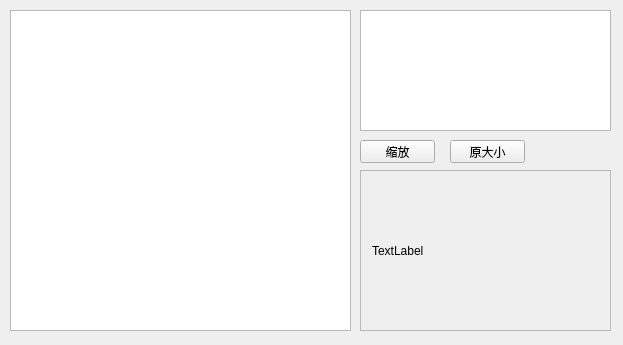
<?xml version="1.0" encoding="UTF-8"?>
<ui version="4.0">
 <class>Widget</class>
 <widget class="QWidget" name="Widget">
  <property name="geometry">
   <rect>
    <x>0</x>
    <y>0</y>
    <width>623</width>
    <height>345</height>
   </rect>
  </property>
  <property name="windowTitle">
   <string>Widget</string>
  </property>
  <widget class="QScrollArea" name="scrollArea">
   <property name="geometry">
    <rect>
     <x>360</x>
     <y>170</y>
     <width>251</width>
     <height>161</height>
    </rect>
   </property>
   <property name="widgetResizable">
    <bool>true</bool>
   </property>
   <widget class="QWidget" name="scrollAreaWidgetContents">
    <property name="geometry">
     <rect>
      <x>0</x>
      <y>0</y>
      <width>249</width>
      <height>159</height>
     </rect>
    </property>
    <layout class="QGridLayout" name="gridLayout">
     <item row="0" column="0">
      <widget class="QLabel" name="label">
       <property name="text">
        <string>TextLabel</string>
       </property>
      </widget>
     </item>
    </layout>
   </widget>
  </widget>
  <widget class="QPushButton" name="pushButton_2">
   <property name="geometry">
    <rect>
     <x>360</x>
     <y>140</y>
     <width>75</width>
     <height>23</height>
    </rect>
   </property>
   <property name="text">
    <string>缩放</string>
   </property>
  </widget>
  <widget class="QPushButton" name="pushButton_3">
   <property name="geometry">
    <rect>
     <x>450</x>
     <y>140</y>
     <width>75</width>
     <height>23</height>
    </rect>
   </property>
   <property name="text">
    <string>原大小</string>
   </property>
  </widget>
  <widget class="QTreeView" name="treeView">
   <property name="geometry">
    <rect>
     <x>10</x>
     <y>10</y>
     <width>341</width>
     <height>321</height>
    </rect>
   </property>
  </widget>
  <widget class="QPlainTextEdit" name="plainTextEdit">
   <property name="geometry">
    <rect>
     <x>360</x>
     <y>10</y>
     <width>251</width>
     <height>121</height>
    </rect>
   </property>
  </widget>
 </widget>
 <layoutdefault spacing="6" margin="11"/>
 <resources/>
 <connections/>
</ui>
